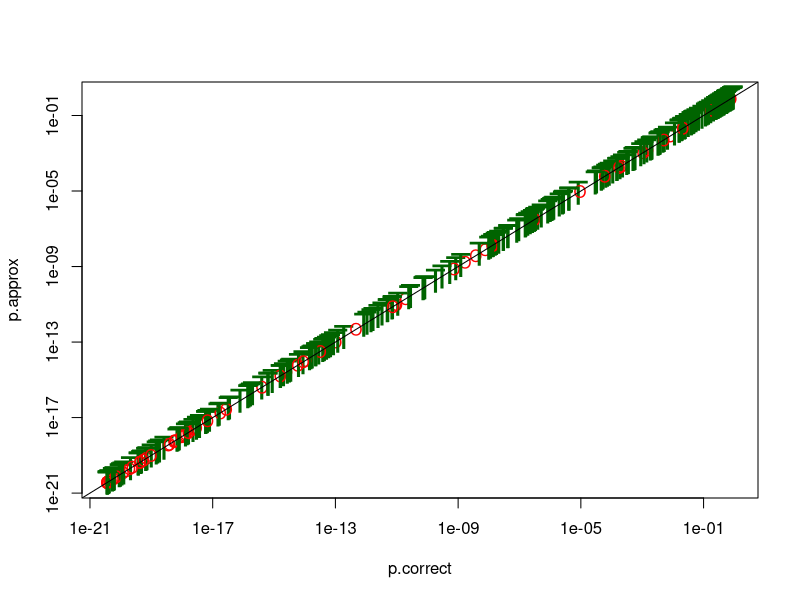
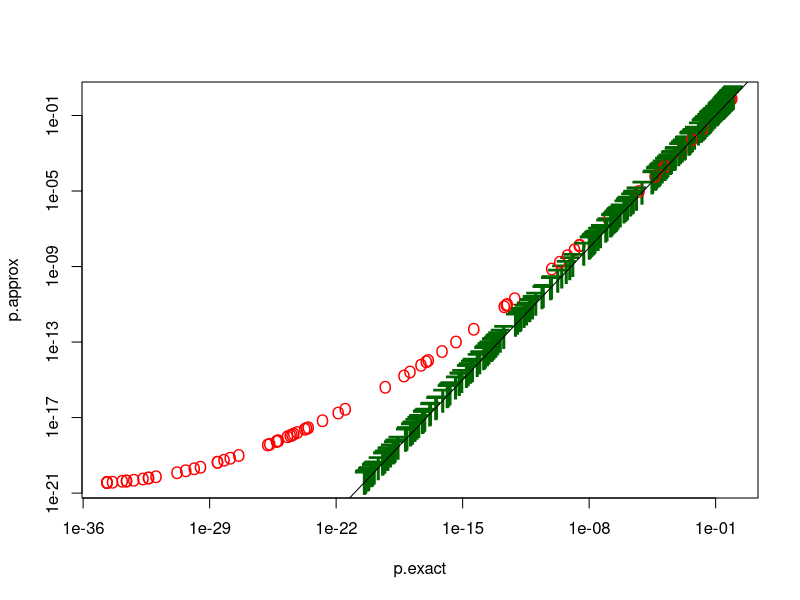
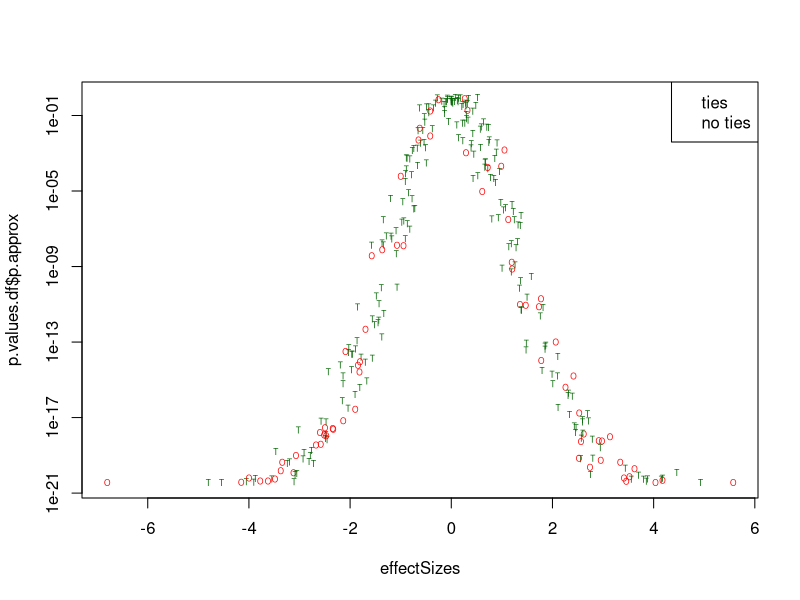
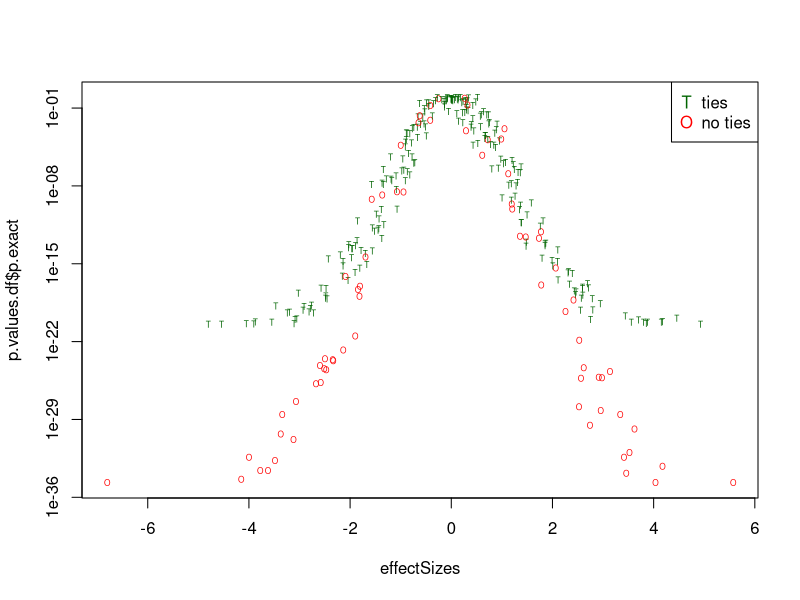

The R script that drew these images, in order: (Note: this script raises an error after producing the figures.)
## ---- chunk 1
sampleSize = 120
outcomeClass = rbinom(sampleSize, 1, 1/2)
nFeatures = 300
effectSizes = rnorm(nFeatures) * 2
## ---- chunk 2
do.wilcoxes = function(Xrounded) {
  X0 <- Xrounded[outcomeClass==0]
  X1 <- Xrounded[outcomeClass==1]
  data.frame(p.approx = wilcox.test(X0, X1)$p.value,
             p.correct = wilcox.test(X0, X1, correct=T)$p.value,
             p.exact = wilcox.test(X0, X1, exact=T)$p.value,
             anyTied = length(unique(Xrounded)) < sampleSize 
                  # not all unique.
   )
}
#options.saved = options(warn=-1)
p.values.list = lapply(effectSizes, function(effSize){
  X = rnorm(sampleSize) + effSize*outcomeClass
  Xrounded <<- round(X, digits=3)
  do.wilcoxes(Xrounded)
 }
)
#options(options.saved)
## ---- chunk 3
library(plyr)
p.values.df = ldply(p.values.list)
table(p.values.df$anyTied)

## ---- chunk 4
colors = c("red","darkgreen")[p.values.df$anyTied+1]  
cex = (1:2)[p.values.df$anyTied+1]  
pch = c("O", "T")[p.values.df$anyTied+1]  
with(p.values.df, {
    plot(p.correct, p.approx, log="xy", col=colors, pch=pch, cex=cex)
    abline(a=0,b=1)
    plot(p.exact, p.approx,log="xy", col=colors, pch=pch, cex=cex)
    abline(a=0,b=1)
  }
)
## ---- chunk 5
plot(effectSizes, p.values.df$p.approx, pch = pch, cex=1/2, col = colors, log='y')
legend(x = 'topright', legend=c('ties', 'no ties'), c('T', 'O'), col=c('darkgreen', 'red'))
plot(effectSizes, p.values.df$p.exact, pch = pch, cex=1/2, col = colors, log='y')
legend(x = 'topright', legend=c('ties', 'no ties'), pch=c('T', 'O'), col=c('darkgreen', 'red'))

## ---- chunk 6
effSize = 2
X = rnorm(sampleSize) + effSize*outcomeClass
X[2] = X[1] + 0.0001
do.wilcoxes(X)
t(
  sapply(6:0, function(digits) {
    c(digits=digits, do.wilcoxes(round(X, digits=digits)))
    }
    )
)
## ---- chunk 7
Xrounded3 = round(X, digits=3)
do.wilcoxes(Xrounded3)
which(duplicated(Xrounded3))
ties = which(duplicated(Xrounded3))
Xbrokentie = Xrounded3
Xbrokentie[ties] = Xbrokentie[ties] + 1e-7
do.wilcoxes(Xbrokentie)
## ---- chunk 8
unix.time(for(i in 1:20)do.wilcoxes(Xrounded3))
unix.time(for(i in 1:20)do.wilcoxes(Xbrokentie))
